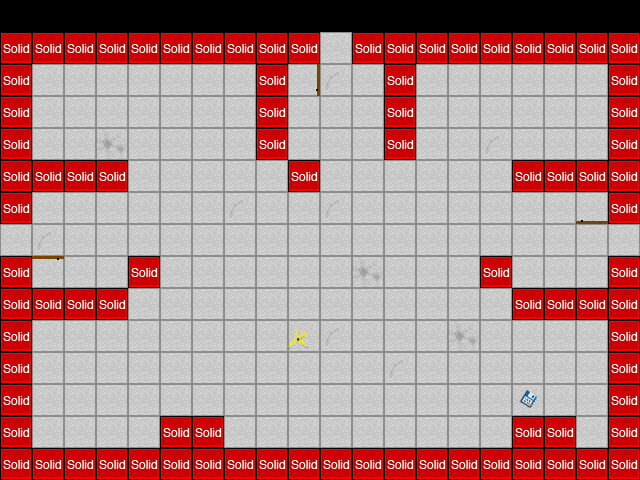

The image is a tile-based game level rendered from a .tmx file. Its description and source (layers, tilesets, objects; grid data summarised) follow:
An orthogonal 20x15 tile map with 32x32 px tiles, 2 tile layers (Tile Layer 1, collision), 2 tilesets and 4 objects (mainPlayer, doorRight, doorUp, doorLeft).

<map version="1.0" orientation="orthogonal" width="20" height="15" tilewidth="32" tileheight="32">
 <tileset firstgid="1" name="metatiles32x32" tilewidth="32" tileheight="32">
  <image source="../img/map/metatiles32x32.png" width="288" height="32" />
  <tile id="0">
   <properties>
    <property name="type" value="solid" />
   </properties>
  </tile>
  <tile id="5">
   <properties>
    <property name="type" value="doorRight" />
   </properties>
  </tile>
  <tile id="6">
   <properties>
    <property name="type" value="doorUp" />
   </properties>
  </tile>
  <tile id="7">
   <properties>
    <property name="type" value="doorDown" />
   </properties>
  </tile>
  <tile id="8">
   <properties>
    <property name="type" value="doorLeft" />
   </properties>
  </tile>
 </tileset>
 <tileset firstgid="10" name="Terrain" tilewidth="32" tileheight="32">
  <image source="../img/map/Terrain.png" width="256" height="256" />
 </tileset>
 <layer name="Tile Layer 1" width="20" height="15">
  <data>[300 cells, 280 non-empty, 21 distinct tile ids]</data>
 </layer>
 <layer name="collision" width="20" height="15">
  <data>[300 cells, 86 non-empty, 1 distinct tile ids]</data>
 </layer>
 <objectgroup name="Object Layer 1" width="20" height="15">
  <object name="mainPlayer" x="96" y="192" width="32" height="32">
   <properties>
    <property name="image" value="Main_char" />
    <property name="spritewidth" value="64" />
   </properties>
  </object>
 </objectgroup>
 <objectgroup name="doors" width="20" height="15">
  <object name="doorRight" x="610" y="226" width="28" height="28" />
  <object name="doorUp" x="320" y="34" width="29" height="28">
   <properties>
    <property name="type" value="door" />
   </properties>
  </object>
  <object name="doorLeft" x="0" y="226" width="29" height="27">
   <properties>
    <property name="type" value="door" />
   </properties>
  </object>
 </objectgroup>
</map>
